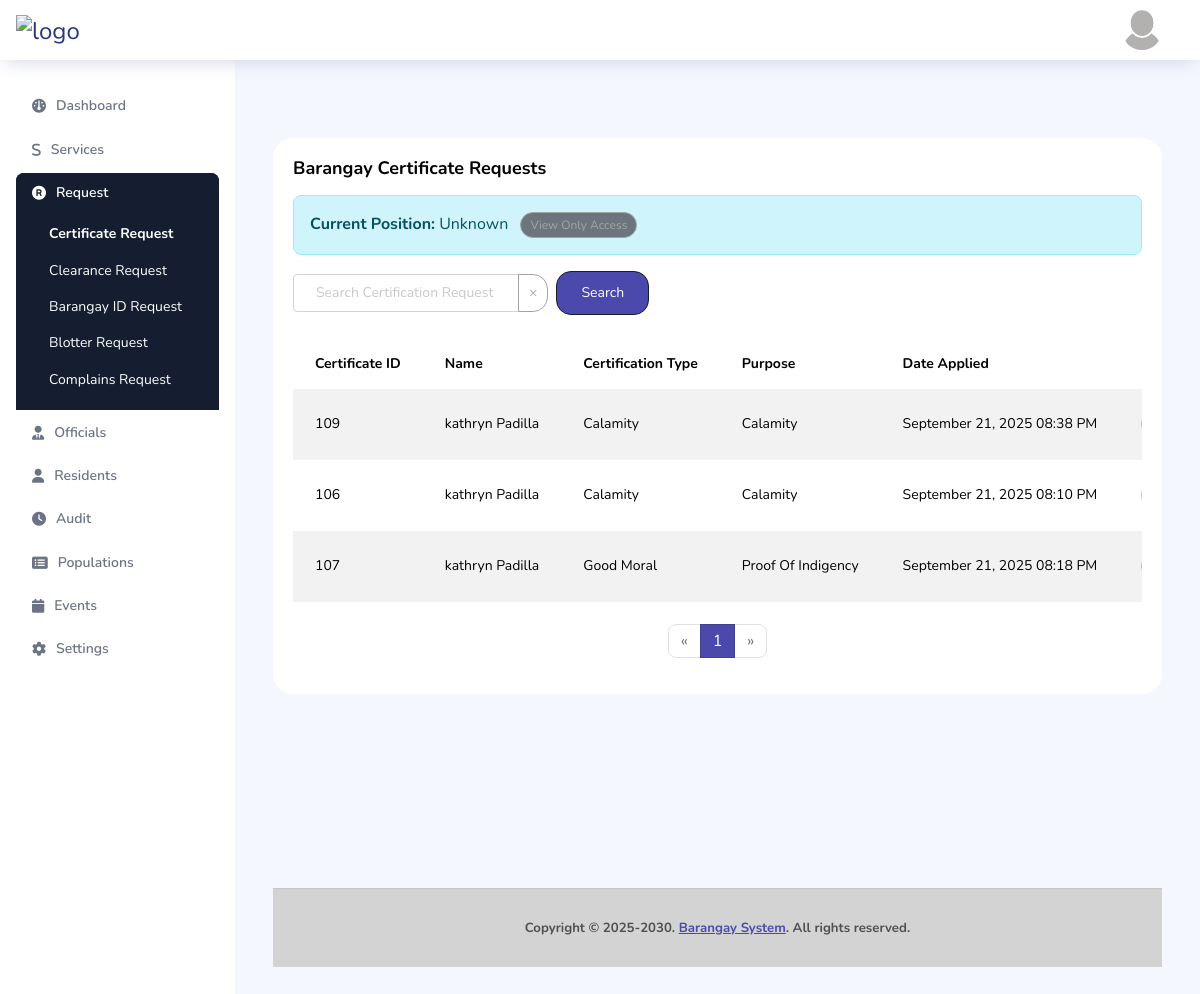
Before: /barangay-official/certificate.php (signed in) with the older database file.
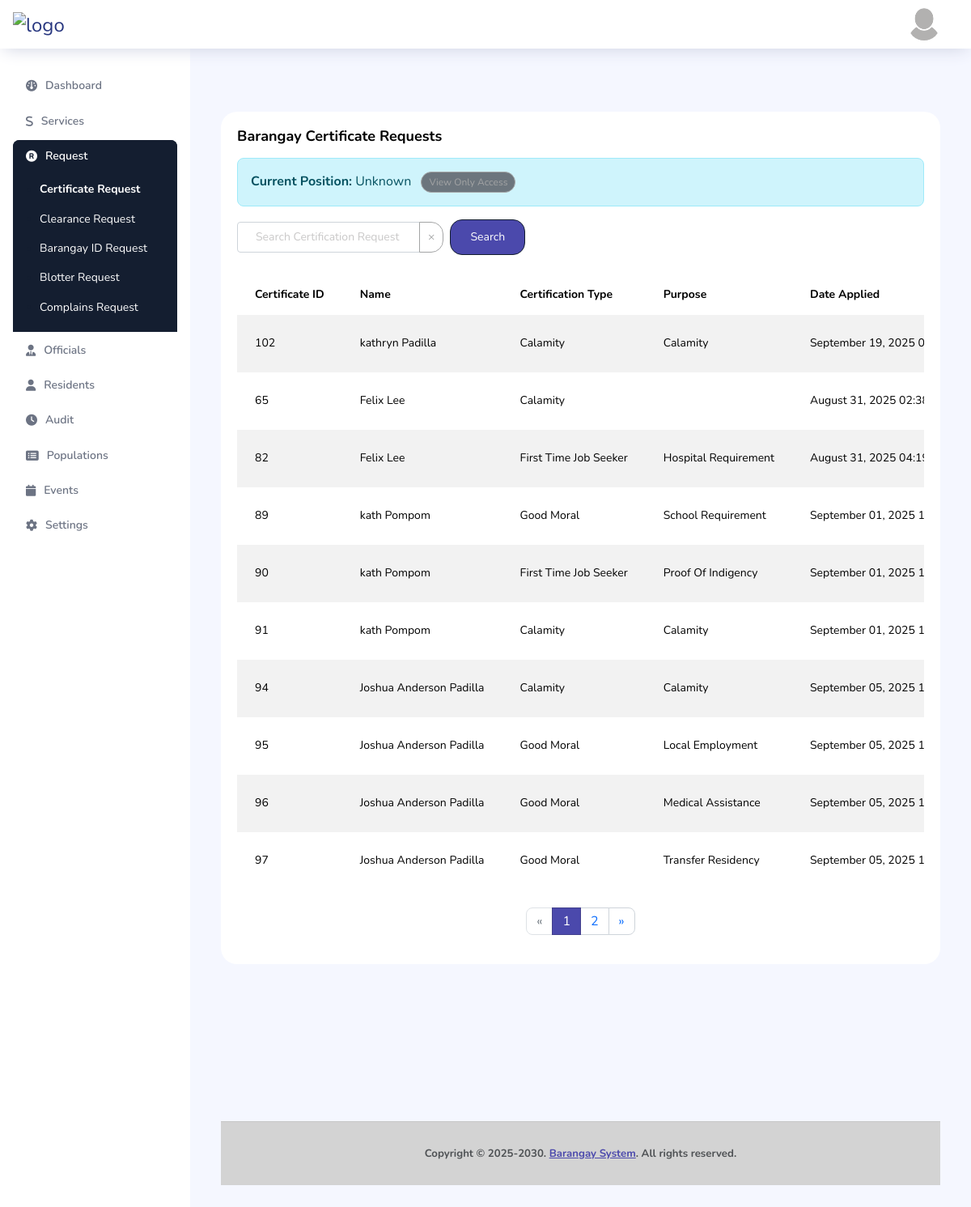
After: the same page with the newer database file.
### tables this page shows
CREATE TABLE `tbl_certification` (
  `certification_id` int(11) NOT NULL,
  `res_id` int(11) NOT NULL,
  `user_id` varchar(255) NOT NULL,
  `certificationType` varchar(50) NOT NULL,
  `name` varchar(100) NOT NULL,
  `suffix` varchar(10) DEFAULT NULL,
  `address` varchar(255) NOT NULL,
  `purpose` text NOT NULL,
  `remarks` text DEFAULT NULL,
  `registeredVoter` tinyint(1) DEFAULT 0,
  `resident_status` tinyint(1) DEFAULT 0,
  `dateToday` date NOT NULL DEFAULT current_timestamp(),
  `dateApplied` datetime NOT NULL DEFAULT current_timestamp(),
  `dateReceived` date DEFAULT NULL,
  `residentSignature` varchar(255) DEFAULT NULL,
  `document_path` longtext NOT NULL,
  `status` varchar(20) NOT NULL,
  `created_at` timestamp NOT NULL DEFAULT current_timestamp() ON UPDATE current_timestamp(),
  `type_of_calamity` varchar(100) DEFAULT NULL,
  `calamity_date` date DEFAULT NULL,
  `calamity_time` varchar(255) DEFAULT NULL,
  `what_is_caused` text DEFAULT NULL,
  `location` text DEFAULT NULL,
  `calamity_purpose` text NOT NULL,
  `requested_by` varchar(100) DEFAULT NULL,
  `calamity_notes` text DEFAULT NULL
);

### barangay-official/certificate.php (the view, shortened to what the rows shown need)
<!DOCTYPE html>
<html lang="en">
<head>
    <link rel="stylesheet" href="../dist/assets/vendors/feather/feather.css">
    <link rel="stylesheet" href="../dist/assets/vendors/ti-icons/css/themify-icons.css">
    <link rel="stylesheet" href="../dist/assets/vendors/css/vendor.bundle.base.css">
    <link rel="stylesheet" href="../dist/assets/vendors/font-awesome/css/font-awesome.min.css">
    <link rel="stylesheet" href="../dist/assets/vendors/mdi/css/materialdesignicons.min.css">
    <link rel="stylesheet" href="https://cdnjs.cloudflare.com/ajax/libs/font-awesome/6.6.0/css/all.min.css"
 />
    <link rel="stylesheet" href="https://cdn.datatables.net/1.10.21/css/jquery.dataTables.min.css">
    <link rel="stylesheet" href="../dist/assets/vendors/ti-icons/css/themify-icons.css">
    <link rel="stylesheet" type="text/css" href="../dist/assets/js/select.dataTables.min.css">
    <link href="https://stackpath.bootstrapcdn.com/bootstrap/4.5.2/css/bootstrap.min.css" rel="stylesheet">
    <link rel="stylesheet" href="../dist/assets/css/style.css">
</head>
<body>
    <div class="container-fluid page-body-wrapper">
        <div class="main-panel">
            <div class="content-wrapper">
                <?php
                include '../connection/config.php';
                $page = $_GET['page'] ?? 1;
                $limit = 10;
                $offset = ($page - 1) * $limit;
                $where_conditions = [];
                $params = [];
                $types = "";
                $where_clause = !empty($where_conditions) ? implode(" AND ", $where_conditions) : "1=1";
                $sql = "SELECT c.certification_id, c.res_id, c.user_id, c.name,
        c.address, c.purpose, c.registeredVoter, c.resident_status,
        c.dateApplied, c.document_path, c.certificationType,
        c.status, c.created_at, c.remarks
        FROM tbl_certification c
        WHERE $where_clause
        ORDER BY c.created_at DESC
        LIMIT ? OFFSET ?";
                $params[] = $limit;
                $params[] = $offset;
                $types .= "ii";
                $stmt = $conn->prepare($sql);
                if (!empty($params)) {
                    $stmt->bind_param($types, ...$params);
                }
                $stmt->execute();
                $result = $stmt->get_result();
                ?>
                <div class="row">
                    <div class="col-md-12 grid-margin stretch-card">
                        <div class="card">
                            <div class="card-body">
                                <div class="table-responsive">
                                    <table class="table table-striped table-borderless" style="width:100%">
                                        <thead>
                                            <tr>
                                                <th>Certificate ID</th>
                                                <th>Name</th>
                                                <th>Certification Type</th>
                                                <th>Purpose</th>
                                                <th>Date Applied</th>
                                                <th>Status</th>
                                            </tr>
                                        </thead>
                                        <tbody>
                                            <?php if ($result->num_rows > 0): ?>
                                                <?php while ($row = $result->fetch_assoc()): ?>
                                                    <tr>
                                                        <td><?php echo htmlspecialchars($row['certification_id']); ?></td>
                                                        <td><?php echo htmlspecialchars($row['name']); ?></td>
                                                        <td><?php echo htmlspecialchars($row['certificationType']); ?></td>
                                                        <td><?php echo htmlspecialchars($row['purpose']); ?></td>
                                                        <td><?php echo date('F d, Y h:i A', strtotime($row['dateApplied'])); ?>
                                                        </td>
                                                        <td>
                                                        </td>
                                                    </tr>
                                                <?php endwhile; ?>
                                            <?php else: ?>
                                                <tr>
                                                    <td colspan="9" class="text-center">No request found</td>
                                                </tr>
                                            <?php endif; ?>
                                        </tbody>
                                    </table>
                                </div>
                                <br>
                            </div>
                        </div>
                    </div>
                </div>
                <br><br><br><br><br><br><br>
            </div>
        </div>
    </div>
</body>
</html>

Changed rows visible on the page:
removed tbl_certification: certification_id "109", name "kathryn Padilla", certificationType "Calamity", purpose "Calamity", dateApplied "September 21, 2025 08:38 PM"
removed tbl_certification: certification_id "106", name "kathryn Padilla", certificationType "Calamity", purpose "Calamity", dateApplied "September 21, 2025 08:10 PM"
removed tbl_certification: certification_id "107", name "kathryn Padilla", certificationType "Good Moral", purpose "Proof Of Indigency", dateApplied "September 21, 2025 08:18 PM"
added tbl_certification: certification_id "102", name "kathryn Padilla", certificationType "Calamity", purpose "Calamity", dateApplied "September 19, 2025…"
added tbl_certification: certification_id "65", name "Felix Lee", certificationType "Calamity", dateApplied "August 31, 2025…"
added tbl_certification: certification_id "82", name "Felix Lee", certificationType "First Time Job Seeker", purpose "Hospital Requirement", dateApplied "August 31, 2025…"
added tbl_certification: certification_id "89", name "kath Pompom", certificationType "Good Moral", purpose "School Requirement", dateApplied "September 01, 2025…"
added tbl_certification: certification_id "90", name "kath Pompom", certificationType "First Time Job Seeker", purpose "Proof Of Indigency", dateApplied "September 01, 2025…"
added tbl_certification: certification_id "91", name "kath Pompom", certificationType "Calamity", purpose "Calamity", dateApplied "September 01, 2025…"
added tbl_certification: certification_id "94", name "Joshua Anderson Padilla", certificationType "Calamity", purpose "Calamity", dateApplied "September 05, 2025…"
added tbl_certification: certification_id "95", name "Joshua Anderson Padilla", certificationType "Good Moral", purpose "Local Employment", dateApplied "September 05, 2025…"
added tbl_certification: certification_id "96", name "Joshua Anderson Padilla", certificationType "Good Moral", purpose "Medical Assistance", dateApplied "September 05, 2025…"
added tbl_certification: certification_id "97", name "Joshua Anderson Padilla", certificationType "Good Moral", purpose "Transfer Residency", dateApplied "September 05, 2025…"
Other visible differences:
new list line: "2"
